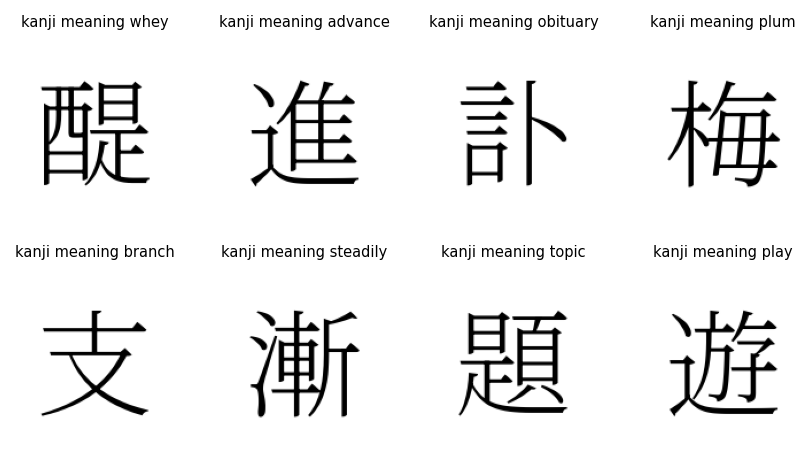

Source code (Python):
import os
import random
import xml.etree.ElementTree as ET
from PIL import Image, ImageFont, ImageDraw
import matplotlib.pyplot as plt

# Config
kanjidic2_path = "kanjidic2.xml"
font_path = "Noto_Serif_JP/NotoSerifJP-VariableFont_wght.ttf"
image_size = 128
font_size = int(image_size * 0.8)
font = ImageFont.truetype(font_path, font_size)

# Parse KANJIDIC2
root = ET.parse(kanjidic2_path).getroot()

# Extract kanji and meanings
kanji_meanings = []
for character in root.findall("character"):
    literal = character.findtext("literal")
    freq_elem = character.find("misc/freq")
    freq = (
        int(freq_elem.text)
        if freq_elem is not None and freq_elem.text is not None
        else None
    )
    meanings = []
    for reading_meaning in character.findall("reading_meaning"):
        for rmgroup in reading_meaning.findall("rmgroup"):
            for m in rmgroup.findall("meaning"):
                if m.get("m_lang") is None:
                    meanings.append(m.text)
    if literal and meanings and freq is not None:
        kanji_meanings.append((literal, meanings[0], freq))

# Pick 8 random kanji with freq
samples = random.sample(kanji_meanings, 8)

fig, axes = plt.subplots(2, 4, figsize=(6, 4))
axes = axes.flatten()
for ax, (kanji, meaning, freq) in zip(axes, samples):
    img = Image.new("L", (image_size, image_size), color=255)
    draw = ImageDraw.Draw(img)
    bbox = draw.textbbox((0, 0), kanji, font=font)
    x = (image_size - (bbox[2] - bbox[0])) / 2 - bbox[0]
    y = (image_size - (bbox[3] - bbox[1])) / 2 - bbox[1]
    draw.text((x, y), kanji, fill=0, font=font)
    ax.imshow(img, cmap="gray")
    ax.set_title(f"kanji meaning {meaning}", fontsize=7, pad=16)
    ax.axis("off")
plt.tight_layout(rect=[0, 0.03, 1, 0.95], pad=3.0)
plt.savefig("sample.png", dpi=150, bbox_inches="tight")
plt.close()
print("Saved sample.png")
